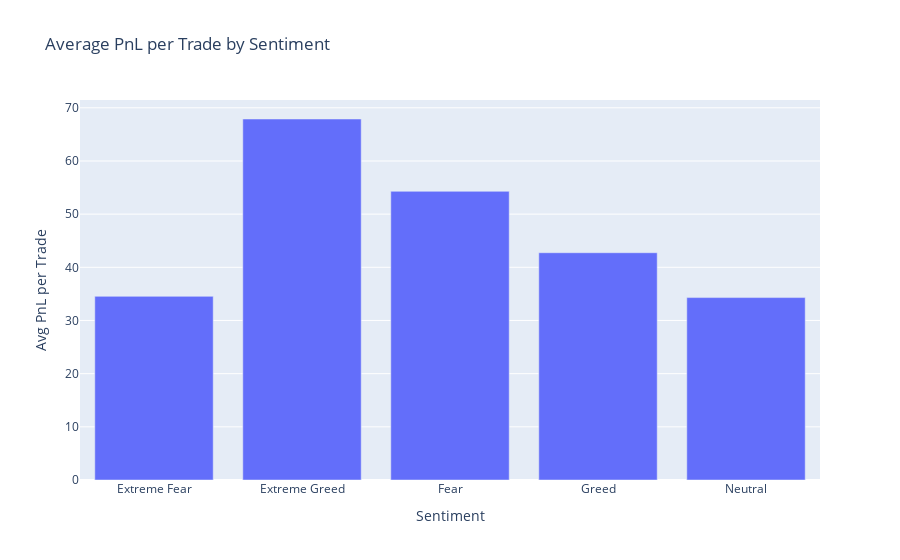
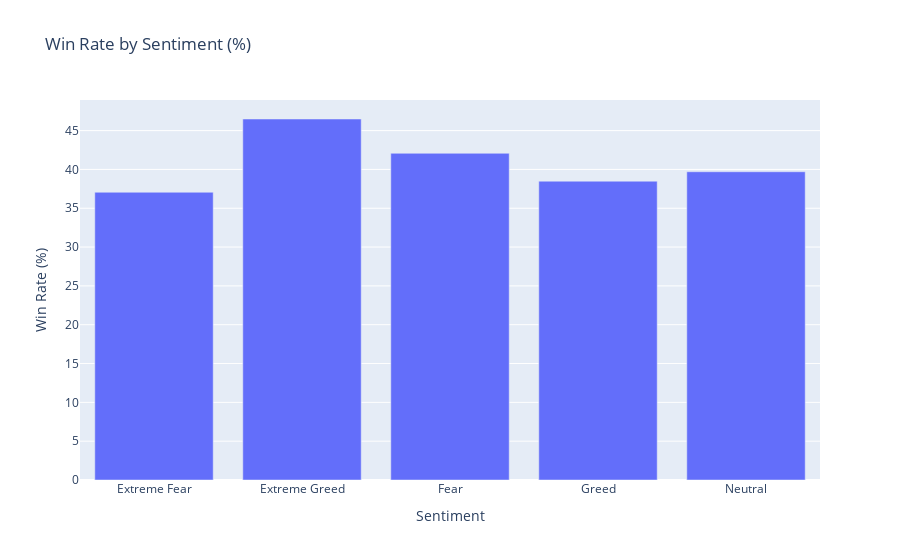

These figures' notebook cell, in order:
### Code cell
fig = px.bar(
    sentiment_summary,
    x="sentiment",
    y="avg_pnl_per_trade",
    title="Average PnL per Trade by Sentiment",
    labels={"sentiment": "Sentiment", "avg_pnl_per_trade": "Avg PnL per Trade"},
)
fig.show()

fig = px.bar(
    sentiment_summary,
    x="sentiment",
    y="win_rate_percent",
    title="Win Rate by Sentiment (%)",
    labels={"sentiment": "Sentiment", "win_rate_percent": "Win Rate (%)"}
)
fig.show()

### Figure 1 — Plotly figure (JSON) as saved in the notebook; plotly's stock layout.template omitted (floating-point values rounded to 4 significant figures)
{"data": [{"alignmentgroup": "True", "hovertemplate": "Sentiment=%{x}<br>Avg PnL per Trade=%{y}<extra></extra>", "legendgroup": "", "marker": {"color": "#636efa", "pattern": {"shape": ""}}, "name": "", "offsetgroup": "", "orientation": "v", "showlegend": false, "textposition": "auto", "type": "bar", "x": ["Extreme Fear", "Extreme Greed", "Fear", "Greed", "Neutral"], "xaxis": "x", "y": [34.54, 67.89, 54.29, 42.74, 34.31], "yaxis": "y"}], "layout": {"barmode": "relative", "legend": {"tracegroupgap": 0}, "title": {"text": "Average PnL per Trade by Sentiment"}, "xaxis": {"anchor": "y", "domain": [0, 1], "title": {"text": "Sentiment"}}, "yaxis": {"anchor": "x", "domain": [0, 1], "title": {"text": "Avg PnL per Trade"}}}}

### Figure 2 — Plotly figure (JSON) as saved in the notebook; plotly's stock layout.template omitted (floating-point values rounded to 4 significant figures)
{"data": [{"alignmentgroup": "True", "hovertemplate": "Sentiment=%{x}<br>Win Rate (%)=%{y}<extra></extra>", "legendgroup": "", "marker": {"color": "#636efa", "pattern": {"shape": ""}}, "name": "", "offsetgroup": "", "orientation": "v", "showlegend": false, "textposition": "auto", "type": "bar", "x": ["Extreme Fear", "Extreme Greed", "Fear", "Greed", "Neutral"], "xaxis": "x", "y": [37.06, 46.49, 42.08, 38.48, 39.7], "yaxis": "y"}], "layout": {"barmode": "relative", "legend": {"tracegroupgap": 0}, "title": {"text": "Win Rate by Sentiment (%)"}, "xaxis": {"anchor": "y", "domain": [0, 1], "title": {"text": "Sentiment"}}, "yaxis": {"anchor": "x", "domain": [0, 1], "title": {"text": "Win Rate (%)"}}}}
